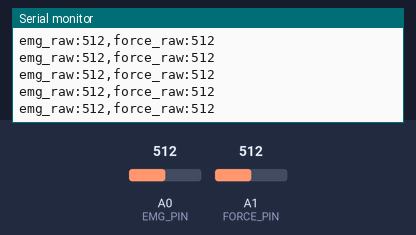
A sketch run on a simulated Arduino Uno, built with avr-gcc and run on an emulated ATmega328P. Parts: the last lines printed to the serial monitor. Inputs (shaded band) come from the test bench; at power-on: A0 (EMG_PIN) = 512, A1 (FORCE_PIN) = 512.

Above: at 1.2 s.
1.3 s: A0 (EMG_PIN) set to 11
At 2.3 s:
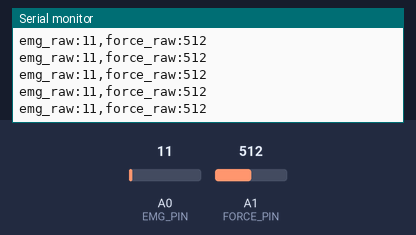
2.8 s: A0 (EMG_PIN) set to 8
At 3.3 s:
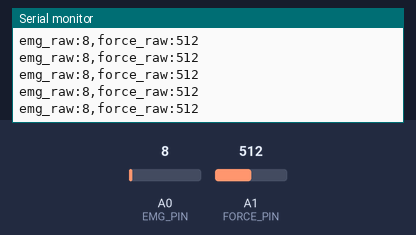
4.3 s: A1 (FORCE_PIN) set to 11
At 4.9 s:
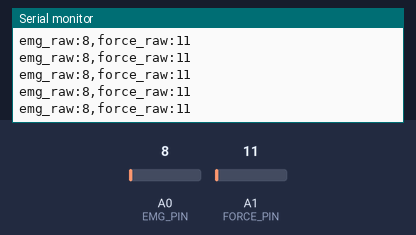
5.8 s: A1 (FORCE_PIN) set to 8
At 6.5 s:
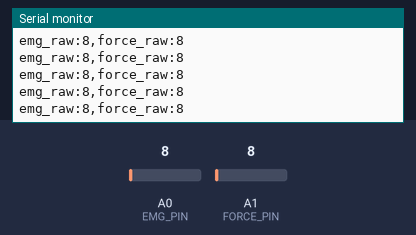
10.3 s: A0 (EMG_PIN) set to 93
At 11.3 s:
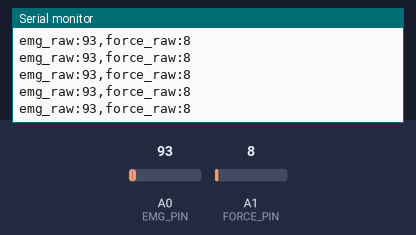
11.8 s: A0 (EMG_PIN) set to 108
At 12.6 s:
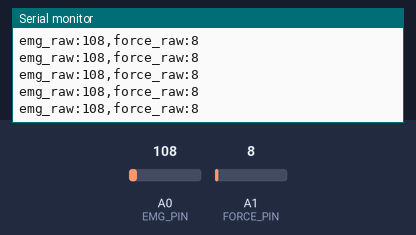
Timing chart, 0 to 14.3 s (numbered marks = the images above; inputs shaded):
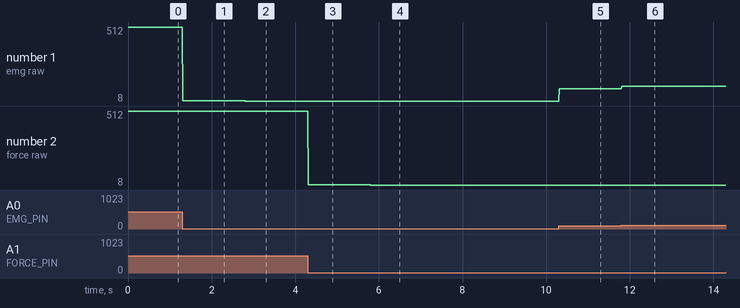

Measured:
- after the input at 1.3 s, the serial monitor: prints a new line at once (image 1)
- after the input at 2.8 s, the serial monitor: prints a new line at once (image 2)
- after the input at 4.3 s, the serial monitor: prints a new line at once (image 3)
- after the input at 5.8 s, the serial monitor: prints a new line at once (image 4)
- after the input at 10.3 s, the serial monitor: prints a new line at once (image 5)
- after the input at 11.8 s, the serial monitor: prints a new line at once (image 6)
- plotted number 1: 512 → 11 after the input at 1.3 s, 11 → 8 after the input at 2.8 s, 8 → 93 after the input at 10.3 s, 93 → 108 after the input at 11.8 s

The sketch:

arduino_aux.ino
```cpp
// Example Arduino sketch for the Web Serial input (USB serial source).
// Prints one line per sample as key:value pairs; the dashboard plots each key as an aux channel.
// Pins and scaling are placeholders: wire up your own sEMG / load-cell front end.

const int EMG_PIN = A0;
const int FORCE_PIN = A1;

void setup() {
  Serial.begin(115200);
}

void loop() {
  int emg = analogRead(EMG_PIN);
  int force = analogRead(FORCE_PIN);
  Serial.print("emg_raw:");
  Serial.print(emg);
  Serial.print(",force_raw:");
  Serial.println(force);
  delay(10); // ~100 Hz
}
```
